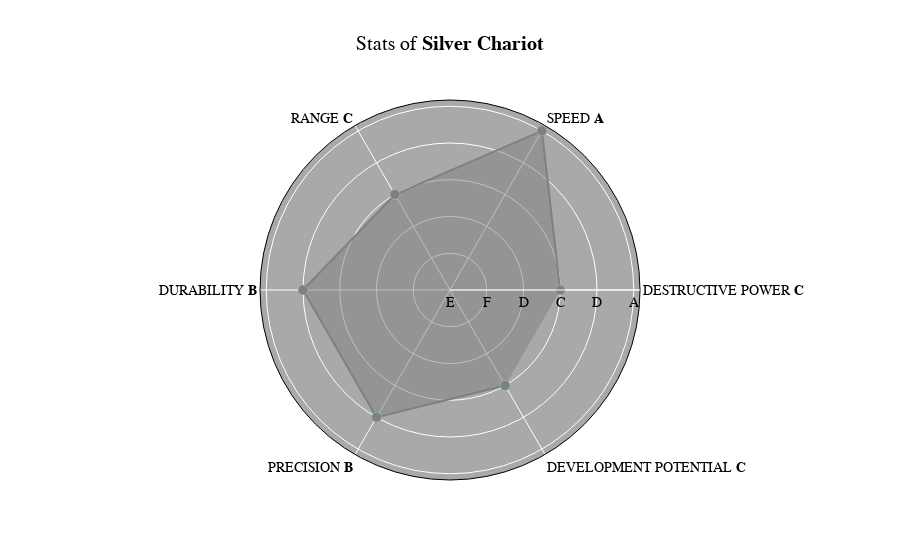

Notebook cell for this chart:
### Code cell
STAND = 'Silver Chariot'
x = stats[stats["Stand"] == STAND].reset_index(drop=True)
display(pd.DataFrame(x.iloc[0]).T)
data = [go.Scatterpolar(
    r=[x['number_PWR'].values[0], x['number_SPD'].values[0], x['number_RNG'].values[0],
        x['number_PER'].values[0], x['number_PRC'].values[0], x['number_DEV'].values[0]],
    theta=['DESTRUCTIVE POWER <b>{}<b>'.format(x['PWR'].values[0]), 'SPEED <b>{}<b>'.format(x['SPD'].values[0]), 'RANGE <b>{}<b>'.format(
        x['RNG'].values[0]), 'DURABILITY <b>{}<b>'.format(x['PER'].values[0]), 'PRECISION <b>{}<b>'.format(x['PRC'].values[0]), 'DEVELOPMENT POTENTIAL <b>{}<b>'.format(x['DEV'].values[0])],
    fill='toself',
    # fillcolor="lightblue",
    marker=dict(symbol=0,
                size=10,
                color='grey',
                line=dict(
                    color='skyblue',
                    width=0.5
                ))
)]

layout = go.Layout(
    polar=dict(radialaxis=dict(gridcolor="white",
                               tickmode='array',
                               tickvals=['0', '1', '2', '3', '4', '5'],
                               ticktext=['F', 'E', 'D', 'C', 'B', 'A']),

               angularaxis_linecolor='black',
               bgcolor='darkgrey'),
    title="Stats of <b>{}<b>".format(x.Stand.values[0])
)
fig = go.Figure(data=data, layout=layout)
fig.update_layout(title_x=0.5, font=dict(
    family="Verdana", size=14), font_color="#000000")
iplot(fig)

### Figure 1 — Plotly figure (JSON) as saved in the notebook; plotly's stock layout.template omitted (floating-point values rounded to 4 significant figures)
{"data": [{"fill": "toself", "marker": {"color": "grey", "line": {"color": "skyblue", "width": 0.5}, "size": 10, "symbol": 0}, "r": [3, 5, 3, 4, 4, 3], "theta": ["DESTRUCTIVE POWER <b>C<b>", "SPEED <b>A<b>", "RANGE <b>C<b>", "DURABILITY <b>B<b>", "PRECISION <b>B<b>", "DEVELOPMENT POTENTIAL <b>C<b>"], "type": "scatterpolar"}], "layout": {"autosize": true, "font": {"color": "#000000", "family": "Verdana", "size": 14}, "polar": {"angularaxis": {"linecolor": "black", "type": "category"}, "bgcolor": "darkgrey", "radialaxis": {"autorange": true, "gridcolor": "white", "range": [0, 5.373], "tickmode": "array", "ticktext": ["E", "F", "D", "C", "D", "A"], "tickvals": ["0", "1", "2", "3", "4", "5"], "type": "linear"}}, "title": {"text": "Stats of <b>Silver Chariot<b>", "x": 0.5}}}
